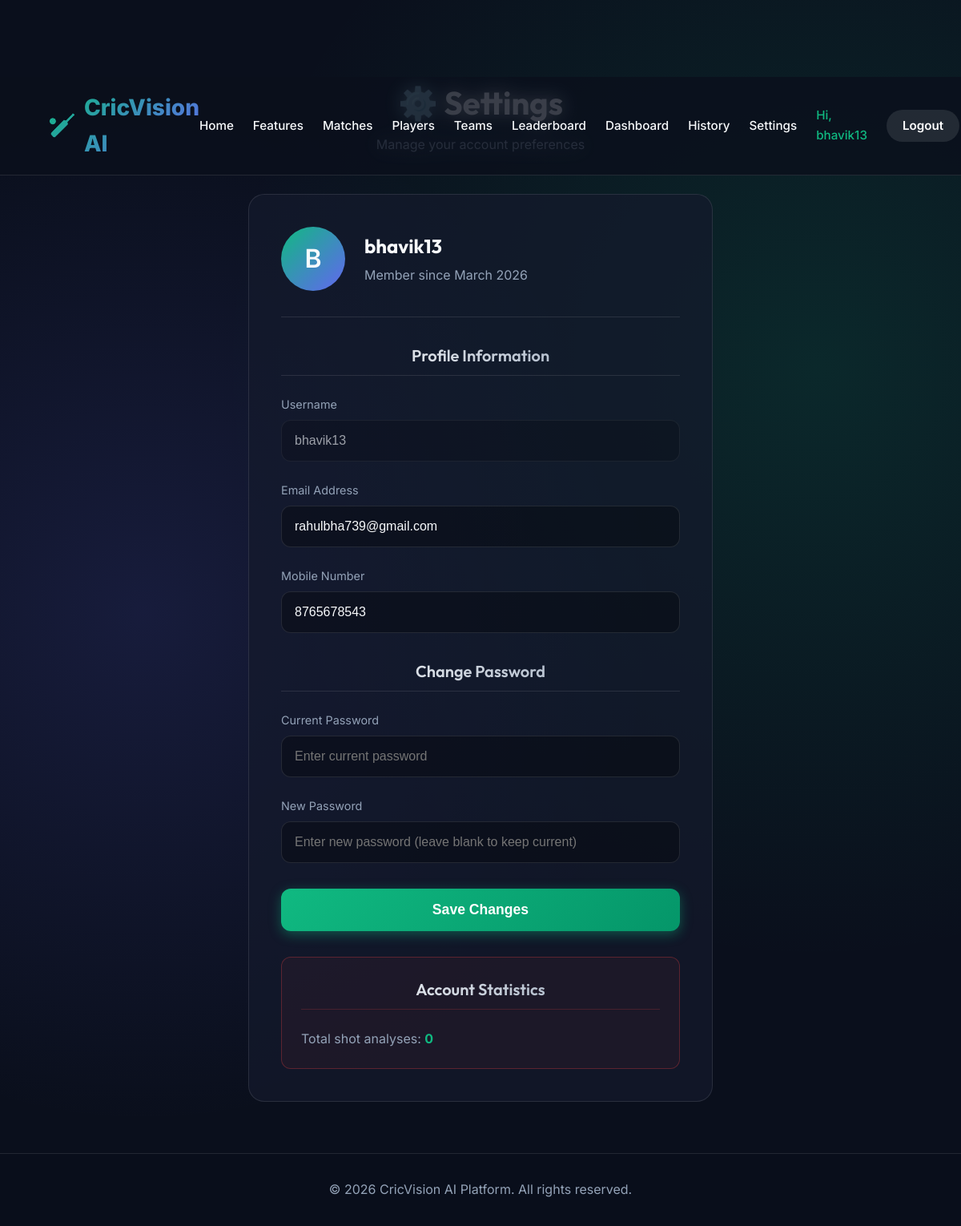
/settings (signed in), run on the app's committed database.
### app.py (models this page shows)
class User(db.Model):
    id = db.Column(db.Integer, primary_key=True)
    username = db.Column(db.String(80), unique=True, nullable=False)
    email = db.Column(db.String(120), unique=True, nullable=False)
    mobile = db.Column(db.String(15), unique=True, nullable=False)
    password_hash = db.Column(db.String(256), nullable=False)
    created_at = db.Column(db.DateTime, default=datetime.utcnow)
    analyses_count = db.Column(db.Integer, default=0)
    is_active = db.Column(db.Boolean, default=True)
    is_verified = db.Column(db.Boolean, default=False)
    verification_token = db.Column(db.String(64), unique=True, nullable=True)

### app.py (the view, shortened to what this page needs)
@app.route('/settings', methods=['GET', 'POST'])
def settings():
    if 'username' not in session:
        return redirect(url_for('login'))
    user = User.query.filter_by(username=session['username']).first()
    if not user:
        session.pop('username', None)
        return redirect(url_for('login'))
    return render_template('settings.html', user=user)

### app.py (called while the page is built)
@app.context_processor
def inject_user():
    return dict(logged_in='username' in session, username=session.get('username'))

### templates/settings.html (shortened to what this page needs)
{% extends "base.html" %}
{% block content %}
<div class="settings-container">
    <div class="page-title">
        <h1>⚙️ Settings</h1>
        <p>Manage your account preferences</p>
    </div>
    <div class="settings-card">
        <div class="user-info">
            <div class="user-avatar">
                {{ user.username[0]|upper }}
            </div>
            <div class="user-details">
                <h2>{{ user.username }}</h2>
                <p>Member since {{ user.created_at.strftime('%B %Y') if user.created_at else 'Recently' }}</p>
            </div>
        </div>
        <form method="POST" action="{{ url_for('settings') }}">
            <div class="settings-section">
                <h3 class="section-title">Profile Information</h3>
                <div class="form-group">
                    <label>Username</label>
                    <input type="text" value="{{ user.username }}" disabled>
                </div>
                <div class="form-group">
                    <label for="email">Email Address</label>
                    <input type="email" name="email" id="email" value="{{ user.email }}" required>
                </div>
                <div class="form-group">
                    <label for="mobile">Mobile Number</label>
                    <input type="tel" name="mobile" id="mobile" value="{{ user.mobile }}" required>
                </div>
            </div>
            <div class="settings-section">
                <h3 class="section-title">Change Password</h3>
                <div class="form-group">
                    <label for="current_password">Current Password</label>
                    <input type="password" name="current_password" id="current_password" placeholder="Enter current password">
                </div>
                <div class="form-group">
                    <label for="new_password">New Password</label>
                    <input type="password" name="new_password" id="new_password" placeholder="Enter new password (leave blank to keep current)">
                </div>
            </div>
            <button type="submit" class="submit-btn">Save Changes</button>
        </form>
        <div class="settings-section danger-zone" style="margin-top: 2rem; padding: 1.5rem; border-radius: 12px;">
            <h3 class="section-title" style="border-bottom-color: rgba(239, 68, 68, 0.2);">Account Statistics</h3>
            <p style="color: var(--text-muted);">
                Total shot analyses: <strong style="color: var(--accent-primary);">{{ user.analyses_count }}</strong>
            </p>
        </div>
    </div>
</div>
{% endblock %}

### templates/base.html (shortened to what this page needs)
<!DOCTYPE html>
<html lang="en">
<head>
</head>
<body class="fade-in">
    <header>
        <div class="logo">
            <span>🏏</span> CricVision AI
        </div>
<nav>
            <a href="{{ url_for('index') }}">Home</a>
            <a href="{{ url_for('features') }}">Features</a>
            <a href="{{ url_for('matches') }}">Matches</a>
            <a href="{{ url_for('players') }}">Players</a>
            <a href="{{ url_for('teams') }}">Teams</a>
            <a href="{{ url_for('leaderboard') }}">Leaderboard</a>
            {% if logged_in %}
            <a href="{{ url_for('dashboard') }}">Dashboard</a>
            <a href="{{ url_for('history') }}">History</a>
            <a href="{{ url_for('settings') }}">Settings</a>
            <a href="{{ url_for('profile') }}"
                style="color: var(--accent-primary); text-decoration: none; font-weight: 500;">Hi, {{ username }}</a>
            <a href="{{ url_for('logout') }}" class="nav-btn"
                style="background: rgba(255,255,255,0.1); box-shadow: none;">Logout</a>
            {% else %}
            <a href="{{ url_for('login') }}">Login</a>
            <a href="{{ url_for('signup') }}" class="nav-btn">Sign Up</a>
            {% endif %}
        </nav>
    </header>
    <main>
        {% block content %}{% endblock %}
    </main>
    <footer>
        <p>&copy; 2026 CricVision AI Platform. All rights reserved.</p>
    </footer>
</body>
</html>

### templates/base.html (style rules this page uses)
:root { --bg-base: #0a0f1c; --bg-panel: rgba(20, 27, 45, 0.7); --accent-primary: #10b981; --accent-secondary: #6366f1; --accent-glow: rgba(16, 185, 129, 0.4); --text-main: #f8fafc; --text-muted: #94a3b8; --border-color: rgba(255, 255, 255, 0.1); }
* { margin: 0; padding: 0; box-sizing: border-box; }
html { scroll-behavior: smooth; scroll-padding-top: 100px; }
body { font-family: 'Inter', sans-serif; background-color: var(--bg-base); color: var(--text-main); line-height: 1.6; overflow-x: hidden; background-image: radial-gradient(circle at 15% 50%, rgba(99, 102, 241, 0.15) 0%, transparent 50%), radial-gradient(circle at 85% 30%, rgba(16, 185, 129, 0.15) 0%, transparent 50%); }
h1, h2, h3, h4 { font-family: 'Outfit', sans-serif; }
header { background: rgba(10, 15, 28, 0.8); backdrop-filter: blur(12px); -webkit-backdrop-filter: blur(12px); border-bottom: 1px solid var(--border-color); padding: 1rem 5%; display: flex; justify-content: space-between; align-items: center; position: fixed; width: 100%; top: 0; z-index: 1000; }
.logo { font-size: 1.75rem; font-weight: 800; background: linear-gradient(135deg, var(--accent-primary), var(--accent-secondary)); -webkit-background-clip: text; -webkit-text-fill-color: transparent; display: flex; align-items: center; gap: 10px; }
nav { display: flex; align-items: center; gap: 1.5rem; }
nav a, nav span { color: var(--text-main); text-decoration: none; font-weight: 500; transition: all 0.3s ease; font-size: 0.95rem; }
.nav-btn { background: linear-gradient(135deg, var(--accent-primary), #059669); padding: 0.5rem 1.25rem; border-radius: 50px; color: white !important; font-weight: 600; box-shadow: 0 4px 15px var(--accent-glow); }
.section-title { text-align: center; font-size: 2.5rem; margin-bottom: 3rem; background: linear-gradient(to right, #fff, var(--text-muted)); -webkit-background-clip: text; -webkit-text-fill-color: transparent; }
footer { background: rgba(10, 15, 28, 0.95); border-top: 1px solid var(--border-color); color: var(--text-muted); text-align: center; padding: 2rem; }
.fade-in { animation: fadeInPage 0.5s ease-out forwards; }
.form-group { position: relative; }
.form-group input { width: 100%; padding: 1rem; background: rgba(0, 0, 0, 0.3); border: 1px solid rgba(255, 255, 255, 0.1); border-radius: 12px; color: var(--text-main); font-size: 1rem; transition: all 0.3s; box-sizing: border-box; }
main { min-height: 80vh; }

### templates/settings.html (style rules this page uses)
.settings-container { max-width: 700px; margin: 6rem auto 4rem; padding: 0 5%; }
.page-title { text-align: center; margin-bottom: 3rem; }
.page-title h1 { font-size: 2.5rem; margin-bottom: 0.5rem; }
.page-title p { color: var(--text-muted); }
.settings-card { background: var(--bg-panel); border: 1px solid var(--border-color); border-radius: 20px; padding: 2.5rem; }
.settings-section { margin-bottom: 2rem; }
.settings-section:last-child { margin-bottom: 0; }
.section-title { font-size: 1.25rem; font-weight: 600; margin-bottom: 1.5rem; padding-bottom: 0.5rem; border-bottom: 1px solid var(--border-color); }
.form-group { margin-bottom: 1.5rem; }
.form-group label { display: block; margin-bottom: 0.5rem; color: var(--text-muted); font-size: 0.9rem; }
.form-group input { width: 100%; padding: 1rem; background: rgba(0, 0, 0, 0.3); border: 1px solid var(--border-color); border-radius: 12px; color: var(--text-main); font-size: 1rem; transition: all 0.3s; box-sizing: border-box; }
.form-group input:disabled { opacity: 0.6; cursor: not-allowed; }
.submit-btn { width: 100%; padding: 1rem; background: linear-gradient(135deg, var(--accent-primary), #059669); color: white; border: none; border-radius: 12px; font-weight: 600; font-size: 1.1rem; cursor: pointer; transition: all 0.3s; box-shadow: 0 4px 15px var(--accent-glow); }
.danger-zone { border: 1px solid rgba(239, 68, 68, 0.3); background: rgba(239, 68, 68, 0.05); }
.user-info { display: flex; align-items: center; gap: 1.5rem; margin-bottom: 2rem; padding-bottom: 2rem; border-bottom: 1px solid var(--border-color); }
.user-avatar { width: 80px; height: 80px; border-radius: 50%; background: linear-gradient(135deg, var(--accent-primary), var(--accent-secondary)); display: flex; align-items: center; justify-content: center; font-size: 2rem; font-weight: 600; }
.user-details h2 { font-size: 1.5rem; margin-bottom: 0.3rem; }
.user-details p { color: var(--text-muted); }

### data on the page
User: username "bhavik13", username "B", created_at "March 2026", email "rahulbha739@gmail.com", mobile "8765678543", analyses_count "0"
